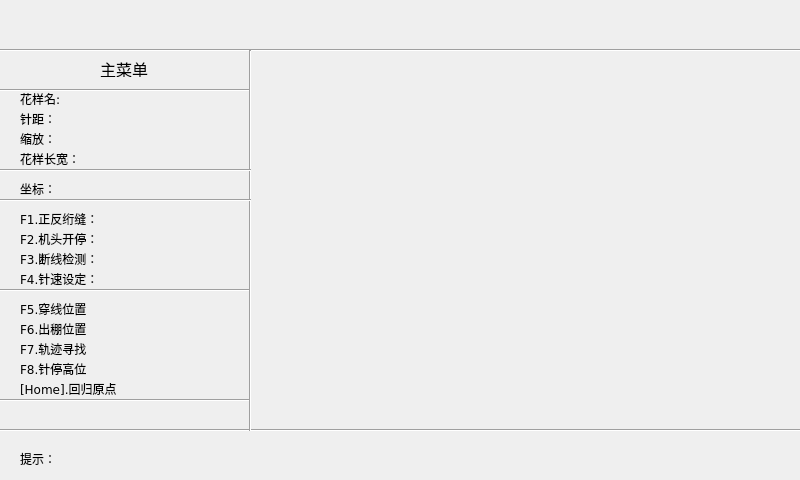
<?xml version="1.0" encoding="UTF-8"?>
<ui version="4.0">
 <class>Widget</class>
 <widget class="QWidget" name="Widget">
  <property name="geometry">
   <rect>
    <x>0</x>
    <y>0</y>
    <width>800</width>
    <height>480</height>
   </rect>
  </property>
  <property name="font">
   <font>
    <family>DejaVu Sans</family>
   </font>
  </property>
  <property name="focusPolicy">
   <enum>Qt::TabFocus</enum>
  </property>
  <property name="windowTitle">
   <string>Widget</string>
  </property>
  <property name="autoFillBackground">
   <bool>true</bool>
  </property>
  <property name="locale">
   <locale language="Chinese" country="China"/>
  </property>
  <widget class="Line" name="line">
   <property name="geometry">
    <rect>
     <x>0</x>
     <y>40</y>
     <width>801</width>
     <height>20</height>
    </rect>
   </property>
   <property name="orientation">
    <enum>Qt::Horizontal</enum>
   </property>
  </widget>
  <widget class="Line" name="line_2">
   <property name="geometry">
    <rect>
     <x>0</x>
     <y>420</y>
     <width>801</width>
     <height>20</height>
    </rect>
   </property>
   <property name="orientation">
    <enum>Qt::Horizontal</enum>
   </property>
  </widget>
  <widget class="QLabel" name="label_prompt">
   <property name="geometry">
    <rect>
     <x>20</x>
     <y>450</y>
     <width>771</width>
     <height>17</height>
    </rect>
   </property>
   <property name="font">
    <font>
     <family>DejaVu Sans</family>
    </font>
   </property>
   <property name="text">
    <string>提示：</string>
   </property>
  </widget>
  <widget class="Line" name="line_6">
   <property name="geometry">
    <rect>
     <x>0</x>
     <y>390</y>
     <width>251</width>
     <height>20</height>
    </rect>
   </property>
   <property name="orientation">
    <enum>Qt::Horizontal</enum>
   </property>
  </widget>
  <widget class="QLabel" name="label_10">
   <property name="geometry">
    <rect>
     <x>20</x>
     <y>250</y>
     <width>121</width>
     <height>17</height>
    </rect>
   </property>
   <property name="text">
    <string>F3.断线检测：</string>
   </property>
  </widget>
  <widget class="QLabel" name="label_12">
   <property name="geometry">
    <rect>
     <x>20</x>
     <y>300</y>
     <width>81</width>
     <height>17</height>
    </rect>
   </property>
   <property name="text">
    <string>F5.穿线位置</string>
   </property>
  </widget>
  <widget class="QLabel" name="label_13">
   <property name="geometry">
    <rect>
     <x>20</x>
     <y>320</y>
     <width>81</width>
     <height>17</height>
    </rect>
   </property>
   <property name="text">
    <string>F6.出稝位置</string>
   </property>
  </widget>
  <widget class="QLabel" name="label_14">
   <property name="geometry">
    <rect>
     <x>20</x>
     <y>340</y>
     <width>81</width>
     <height>17</height>
    </rect>
   </property>
   <property name="text">
    <string>F7.轨迹寻找</string>
   </property>
  </widget>
  <widget class="QLabel" name="label_3">
   <property name="geometry">
    <rect>
     <x>20</x>
     <y>110</y>
     <width>41</width>
     <height>17</height>
    </rect>
   </property>
   <property name="text">
    <string>针距：</string>
   </property>
  </widget>
  <widget class="QLabel" name="label_9">
   <property name="geometry">
    <rect>
     <x>20</x>
     <y>230</y>
     <width>171</width>
     <height>17</height>
    </rect>
   </property>
   <property name="text">
    <string>F2.机头开停：</string>
   </property>
  </widget>
  <widget class="Line" name="line_3">
   <property name="geometry">
    <rect>
     <x>0</x>
     <y>80</y>
     <width>251</width>
     <height>20</height>
    </rect>
   </property>
   <property name="orientation">
    <enum>Qt::Horizontal</enum>
   </property>
  </widget>
  <widget class="QLabel" name="label_8">
   <property name="geometry">
    <rect>
     <x>20</x>
     <y>210</y>
     <width>101</width>
     <height>17</height>
    </rect>
   </property>
   <property name="text">
    <string>F1.正反绗缝：</string>
   </property>
  </widget>
  <widget class="QLabel" name="label_2">
   <property name="geometry">
    <rect>
     <x>100</x>
     <y>60</y>
     <width>67</width>
     <height>17</height>
    </rect>
   </property>
   <property name="font">
    <font>
     <pointsize>12</pointsize>
    </font>
   </property>
   <property name="text">
    <string>主菜单</string>
   </property>
  </widget>
  <widget class="QLabel" name="label_16">
   <property name="geometry">
    <rect>
     <x>20</x>
     <y>380</y>
     <width>131</width>
     <height>17</height>
    </rect>
   </property>
   <property name="text">
    <string>[Home].回归原点</string>
   </property>
  </widget>
  <widget class="Line" name="line_5">
   <property name="geometry">
    <rect>
     <x>0</x>
     <y>280</y>
     <width>251</width>
     <height>20</height>
    </rect>
   </property>
   <property name="orientation">
    <enum>Qt::Horizontal</enum>
   </property>
  </widget>
  <widget class="Line" name="line_4">
   <property name="geometry">
    <rect>
     <x>240</x>
     <y>50</y>
     <width>20</width>
     <height>381</height>
    </rect>
   </property>
   <property name="orientation">
    <enum>Qt::Vertical</enum>
   </property>
  </widget>
  <widget class="Line" name="line_7">
   <property name="geometry">
    <rect>
     <x>0</x>
     <y>160</y>
     <width>251</width>
     <height>20</height>
    </rect>
   </property>
   <property name="orientation">
    <enum>Qt::Horizontal</enum>
   </property>
  </widget>
  <widget class="Line" name="line_8">
   <property name="geometry">
    <rect>
     <x>0</x>
     <y>190</y>
     <width>251</width>
     <height>20</height>
    </rect>
   </property>
   <property name="orientation">
    <enum>Qt::Horizontal</enum>
   </property>
  </widget>
  <widget class="QLabel" name="label_4">
   <property name="geometry">
    <rect>
     <x>20</x>
     <y>90</y>
     <width>67</width>
     <height>17</height>
    </rect>
   </property>
   <property name="text">
    <string>花样名:</string>
   </property>
  </widget>
  <widget class="QLabel" name="label_15">
   <property name="geometry">
    <rect>
     <x>20</x>
     <y>360</y>
     <width>81</width>
     <height>17</height>
    </rect>
   </property>
   <property name="text">
    <string>F8.针停高位</string>
   </property>
  </widget>
  <widget class="QLabel" name="label_5">
   <property name="geometry">
    <rect>
     <x>20</x>
     <y>130</y>
     <width>67</width>
     <height>17</height>
    </rect>
   </property>
   <property name="text">
    <string>缩放：</string>
   </property>
  </widget>
  <widget class="QLabel" name="label_6">
   <property name="geometry">
    <rect>
     <x>20</x>
     <y>150</y>
     <width>81</width>
     <height>17</height>
    </rect>
   </property>
   <property name="text">
    <string>花样长宽：</string>
   </property>
  </widget>
  <widget class="QLabel" name="label_7">
   <property name="geometry">
    <rect>
     <x>20</x>
     <y>180</y>
     <width>81</width>
     <height>17</height>
    </rect>
   </property>
   <property name="text">
    <string>坐标：</string>
   </property>
  </widget>
  <widget class="QLabel" name="label_11">
   <property name="geometry">
    <rect>
     <x>20</x>
     <y>270</y>
     <width>121</width>
     <height>17</height>
    </rect>
   </property>
   <property name="text">
    <string>F4.针速设定：</string>
   </property>
  </widget>
  <widget class="SelectPlugin" name="widget" native="true">
   <property name="geometry">
    <rect>
     <x>10</x>
     <y>10</y>
     <width>100</width>
     <height>30</height>
    </rect>
   </property>
   <property name="font">
    <font>
     <pointsize>12</pointsize>
    </font>
   </property>
  </widget>
  <widget class="SelectPlugin" name="widget_2" native="true">
   <property name="geometry">
    <rect>
     <x>120</x>
     <y>10</y>
     <width>100</width>
     <height>30</height>
    </rect>
   </property>
   <property name="font">
    <font>
     <pointsize>12</pointsize>
    </font>
   </property>
  </widget>
  <widget class="SelectPlugin" name="widget_3" native="true">
   <property name="geometry">
    <rect>
     <x>230</x>
     <y>10</y>
     <width>100</width>
     <height>30</height>
    </rect>
   </property>
   <property name="font">
    <font>
     <pointsize>12</pointsize>
    </font>
   </property>
  </widget>
  <widget class="SelectPlugin" name="widget_4" native="true">
   <property name="geometry">
    <rect>
     <x>340</x>
     <y>10</y>
     <width>100</width>
     <height>30</height>
    </rect>
   </property>
   <property name="font">
    <font>
     <pointsize>12</pointsize>
    </font>
   </property>
  </widget>
  <widget class="SelectPlugin" name="widget_5" native="true">
   <property name="geometry">
    <rect>
     <x>450</x>
     <y>10</y>
     <width>100</width>
     <height>30</height>
    </rect>
   </property>
   <property name="font">
    <font>
     <pointsize>12</pointsize>
    </font>
   </property>
  </widget>
  <widget class="SelectPlugin" name="widget_6" native="true">
   <property name="geometry">
    <rect>
     <x>560</x>
     <y>10</y>
     <width>100</width>
     <height>30</height>
    </rect>
   </property>
   <property name="font">
    <font>
     <pointsize>12</pointsize>
    </font>
   </property>
  </widget>
  <widget class="PaintArea" name="widget_7" native="true">
   <property name="geometry">
    <rect>
     <x>300</x>
     <y>56</y>
     <width>350</width>
     <height>350</height>
    </rect>
   </property>
   <property name="autoFillBackground">
    <bool>true</bool>
   </property>
  </widget>
 </widget>
 <layoutdefault spacing="6" margin="11"/>
 <customwidgets>
  <customwidget>
   <class>SelectPlugin</class>
   <extends>QWidget</extends>
   <header location="global">selectplugin.h</header>
   <container>1</container>
  </customwidget>
  <customwidget>
   <class>PaintArea</class>
   <extends>QWidget</extends>
   <header location="global">paintarea.h</header>
   <container>1</container>
  </customwidget>
 </customwidgets>
 <resources/>
 <connections/>
</ui>
